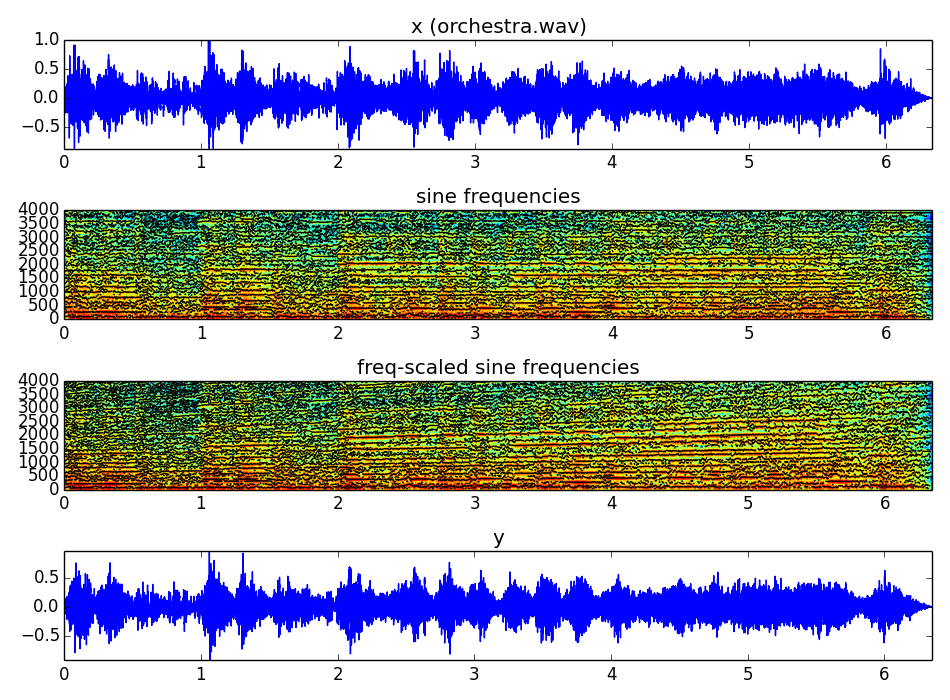

Write the Python code that produced this figure.
import numpy as np
import matplotlib.pyplot as plt
from scipy.signal import hamming, hanning, triang, blackmanharris, resample
import math
import sys, os, functools, time

sys.path.append(os.path.join(os.path.dirname(os.path.realpath(__file__)), '../../../software/models/'))
sys.path.append(os.path.join(os.path.dirname(os.path.realpath(__file__)), '../../../software/transformations/'))

import sineModel as SM 
import stft as STFT
import utilFunctions as UF
import sineModelFreqScale as SMF

(fs, x) = UF.wavread('../../../sounds/orchestra.wav')
w = np.hamming(801)
N = 2048
t = -90
minSineDur = .005
maxnSines = 150
freqDevOffset = 20
freqDevSlope = 0.02
Ns = 512
H = Ns/4
mX, pX = STFT.stftAnal(x, fs, w, N, H)
tfreq, tmag, tphase = SM.sineModelAnal(x, fs, w, N, H, t, maxnSines, minSineDur, freqDevOffset, freqDevSlope)
freqScaling = np.array([0, .8, 1, 1.2])           
ytfreq = SMF.sineModelFreqScale(tfreq, freqScaling)
y = SM.sineModelSynth(ytfreq, tmag, np.array([]), Ns, H, fs)
mY, pY = STFT.stftAnal(y, fs, w, N, H)
UF.play(y, fs)

maxplotfreq = 4000.0

plt.figure(1, figsize=(9.5, 7))
plt.subplot(4,1,1)
plt.plot(np.arange(x.size)/float(fs), x, 'b')
plt.axis([0,x.size/float(fs),min(x),max(x)])
plt.title('x (orchestra.wav)')                        

plt.subplot(4,1,2)
numFrames = int(tfreq[:,0].size)
frmTime = H*np.arange(numFrames)/float(fs)
tracks = tfreq*np.less(tfreq, maxplotfreq)
tracks[tracks<=0] = np.nan
plt.plot(frmTime, tracks, color='k', lw=1)
plt.autoscale(tight=True)
plt.title('sine frequencies')  

maxplotbin = int(N*maxplotfreq/fs)
numFrames = int(mX[:,0].size)
frmTime = H*np.arange(numFrames)/float(fs)                             
binFreq = np.arange(maxplotbin+1)*float(fs)/N                         
plt.pcolormesh(frmTime, binFreq, np.transpose(mX[:,:maxplotbin+1]))
plt.autoscale(tight=True)

plt.subplot(4,1,3)
numFrames = int(ytfreq[:,0].size)
frmTime = H*np.arange(numFrames)/float(fs)
tracks = ytfreq*np.less(ytfreq, maxplotfreq)
tracks[tracks<=0] = np.nan
plt.plot(frmTime, tracks, color='k', lw=1)
plt.autoscale(tight=True)
plt.title('freq-scaled sine frequencies') 

maxplotbin = int(N*maxplotfreq/fs)
numFrames = int(mY[:,0].size)
frmTime = H*np.arange(numFrames)/float(fs)                             
binFreq = np.arange(maxplotbin+1)*float(fs)/N                         
plt.pcolormesh(frmTime, binFreq, np.transpose(mY[:,:maxplotbin+1]))
plt.autoscale(tight=True) 

plt.subplot(4,1,4)
plt.plot(np.arange(y.size)/float(fs), y, 'b')
plt.axis([0,y.size/float(fs),min(y),max(y)])
plt.title('y')    

plt.tight_layout()
plt.savefig('sineModelFreqScale-orchestra.png')
plt.show()

